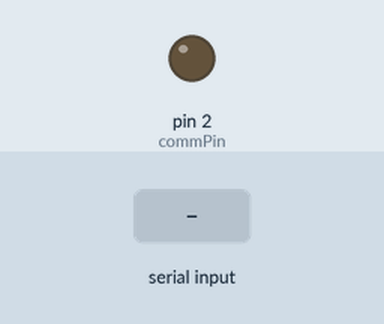
The sketch below on a simulated Arduino Mega 2560, built with avr-gcc and run on an emulated ATmega2560. Parts: output pins drawn as LEDs (lit = HIGH). The inputs (shaded band) are chosen by the test bench.

Above: at 1.2 s.
1.3 s: "1" received over Serial
At 2.7 s:
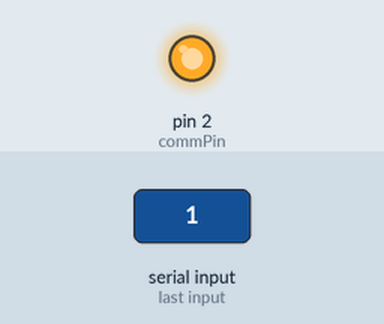
Timing chart, 0 to 4.3 s (numbered marks = the images above; inputs shaded):
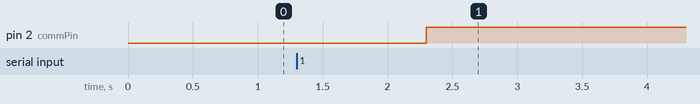

Measured:
- after the input at 1.3 s, pin 2 (commPin): LOW → HIGH after 1.0 s

The sketch:

SimpleComms.ino
```cpp
HardwareSerial *curPort;

int commPin = 2;

void setup() {
  // put your setup code here, to run once:
  Serial.begin(1000000);
  Serial1.begin(1000000);
  Serial2.begin(1000000);
  while (!Serial);

  //Serial.println("Comms relay Ready");
  pinMode(commPin, OUTPUT);
}

void loop() {
  // put your main code here, to run repeatedly:
  if (Serial.available()) {
    /*byte option = Serial.read();
    switch (option) {
      case 1:
        curPort = &Serial1;
        break;
      case 2:
        curPort = &Serial2;
        break;
    }*/

    byte buffer[2];
    Serial.readBytes(buffer, 2);
    int len = buffer[1];
    len |= buffer[0] << 8;

    //Serial.println(len);

    // output (echo)
    digitalWrite(commPin, 1);
    for (int i = 0; i < len; i++) {
      // Busy wait for each byte
      while (!Serial.available());
      // Pass-through (MAXIMUM SPEED)
      Serial1.write(Serial.read());
    }
    // make sure everything is written before the comm mode switches
    Serial1.flush();

    // receive (echo)
    digitalWrite(commPin, 0);
    while (Serial1.available()) {
      Serial1.read();
    }

    //Serial.println("Done");
  }

  while (Serial1.available()) {
    Serial.write(Serial1.read());
  }

  while (Serial2.available()) {
    Serial.write(Serial2.read());
  }
}
```
